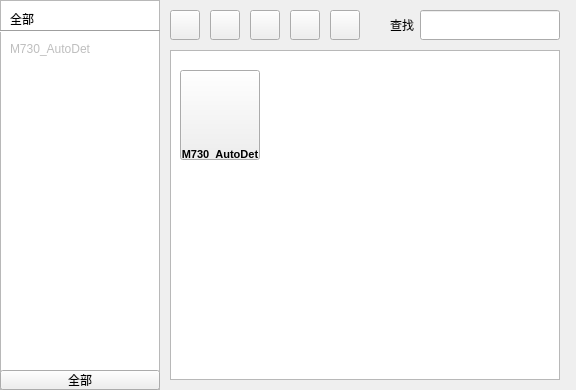
<?xml version="1.0" encoding="UTF-8"?>
<ui version="4.0">
 <class>Form</class>
 <widget class="QWidget" name="Form">
  <property name="geometry">
   <rect>
    <x>0</x>
    <y>0</y>
    <width>576</width>
    <height>390</height>
   </rect>
  </property>
  <property name="windowTitle">
   <string>Form</string>
  </property>
  <widget class="QListView" name="listView">
   <property name="geometry">
    <rect>
     <x>0</x>
     <y>0</y>
     <width>160</width>
     <height>390</height>
    </rect>
   </property>
  </widget>
  <widget class="QPushButton" name="pushButton">
   <property name="geometry">
    <rect>
     <x>0</x>
     <y>370</y>
     <width>160</width>
     <height>20</height>
    </rect>
   </property>
   <property name="text">
    <string>全部</string>
   </property>
  </widget>
  <widget class="QPushButton" name="pushButton_2">
   <property name="geometry">
    <rect>
     <x>330</x>
     <y>10</y>
     <width>30</width>
     <height>30</height>
    </rect>
   </property>
   <property name="styleSheet">
    <string notr="true">border-image: url(:/new/prefix-icons/icons/RESTART.png);</string>
   </property>
   <property name="text">
    <string/>
   </property>
  </widget>
  <widget class="QPushButton" name="pushButton_3">
   <property name="geometry">
    <rect>
     <x>170</x>
     <y>10</y>
     <width>30</width>
     <height>30</height>
    </rect>
   </property>
   <property name="styleSheet">
    <string notr="true">border-image: url(:/new/prefix-icons/icons/START.jpg);</string>
   </property>
   <property name="text">
    <string/>
   </property>
  </widget>
  <widget class="QPushButton" name="pushButton_4">
   <property name="geometry">
    <rect>
     <x>250</x>
     <y>10</y>
     <width>30</width>
     <height>30</height>
    </rect>
   </property>
   <property name="styleSheet">
    <string notr="true">border-image: url(:/new/prefix-icons/icons/FORWARD.png);</string>
   </property>
   <property name="text">
    <string/>
   </property>
  </widget>
  <widget class="QPushButton" name="pushButton_5">
   <property name="geometry">
    <rect>
     <x>290</x>
     <y>10</y>
     <width>30</width>
     <height>30</height>
    </rect>
   </property>
   <property name="styleSheet">
    <string notr="true">border-image: url(:/new/prefix-icons/icons/PAUSE.png);</string>
   </property>
   <property name="text">
    <string/>
   </property>
  </widget>
  <widget class="QPushButton" name="pushButton_6">
   <property name="geometry">
    <rect>
     <x>210</x>
     <y>10</y>
     <width>30</width>
     <height>30</height>
    </rect>
   </property>
   <property name="styleSheet">
    <string notr="true">border-image: url(:/new/prefix-icons/icons/STOP.jpg);</string>
   </property>
   <property name="text">
    <string/>
   </property>
  </widget>
  <widget class="QLabel" name="label">
   <property name="geometry">
    <rect>
     <x>10</x>
     <y>10</y>
     <width>40</width>
     <height>17</height>
    </rect>
   </property>
   <property name="text">
    <string>全部</string>
   </property>
  </widget>
  <widget class="QListView" name="listView_2">
   <property name="geometry">
    <rect>
     <x>170</x>
     <y>50</y>
     <width>390</width>
     <height>330</height>
    </rect>
   </property>
  </widget>
  <widget class="QLabel" name="label_2">
   <property name="geometry">
    <rect>
     <x>390</x>
     <y>10</y>
     <width>30</width>
     <height>30</height>
    </rect>
   </property>
   <property name="text">
    <string>查找</string>
   </property>
  </widget>
  <widget class="QLineEdit" name="lineEdit">
   <property name="geometry">
    <rect>
     <x>420</x>
     <y>10</y>
     <width>140</width>
     <height>30</height>
    </rect>
   </property>
  </widget>
  <widget class="Line" name="line">
   <property name="geometry">
    <rect>
     <x>0</x>
     <y>30</y>
     <width>160</width>
     <height>3</height>
    </rect>
   </property>
   <property name="orientation">
    <enum>Qt::Horizontal</enum>
   </property>
  </widget>
  <widget class="QPushButton" name="pushButton_7">
   <property name="geometry">
    <rect>
     <x>180</x>
     <y>70</y>
     <width>80</width>
     <height>90</height>
    </rect>
   </property>
   <property name="font">
    <font>
     <pointsize>8</pointsize>
     <weight>75</weight>
     <bold>true</bold>
    </font>
   </property>
   <property name="styleSheet">
    <string notr="true">border-image: url(:/new/prefix-icons/icons/SETTING.jpg);</string>
   </property>
   <property name="text">
    <string>





M730_AutoDet</string>
   </property>
  </widget>
  <widget class="QLabel" name="label_3">
   <property name="enabled">
    <bool>false</bool>
   </property>
   <property name="geometry">
    <rect>
     <x>10</x>
     <y>40</y>
     <width>130</width>
     <height>17</height>
    </rect>
   </property>
   <property name="text">
    <string>M730_AutoDet</string>
   </property>
  </widget>
 </widget>
 <resources/>
 <connections/>
</ui>
